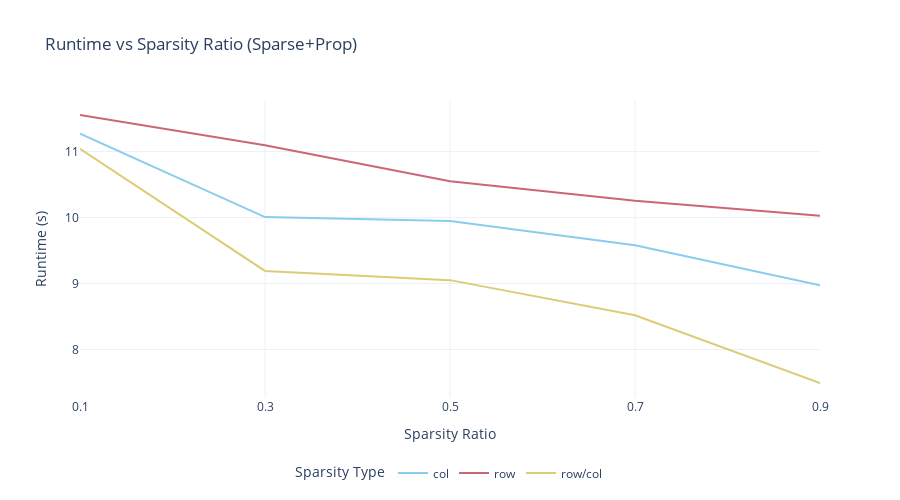

Notebook code cell kept with this figure:
### Code cell
data = load("graph-data/bert-col-5.txt")
data.extend(load("graph-data/bert-row-5.txt"))
data.extend(load("graph-data/bert-row-col-5.txt"))
plotly_sparsity(data)

### Figure 1 — Plotly figure (JSON) as saved in the notebook; plotly's stock layout.template omitted (floating-point values rounded to 4 significant figures)
{"data": [{"line": {"color": "rgb(136, 204, 238)"}, "mode": "lines", "name": "col", "type": "scatter", "x": ["0.1", "0.3", "0.5", "0.7", "0.9"], "y": [11.27, 10.01, 9.947, 9.58, 8.972]}, {"line": {"color": "rgb(204, 102, 119)"}, "mode": "lines", "name": "row", "type": "scatter", "x": ["0.1", "0.3", "0.5", "0.7", "0.9"], "y": [11.56, 11.1, 10.55, 10.26, 10.03]}, {"line": {"color": "rgb(221, 204, 119)"}, "mode": "lines", "name": "row/col", "type": "scatter", "x": ["0.1", "0.3", "0.5", "0.7", "0.9"], "y": [11.04, 9.191, 9.052, 8.518, 7.49]}], "layout": {"height": 500, "legend": {"orientation": "h", "title": {"text": "Sparsity Type"}, "x": 0.5, "xanchor": "center", "y": -0.3, "yanchor": "bottom"}, "title": {"text": "Runtime vs Sparsity Ratio (Sparse+Prop)"}, "xaxis": {"title": {"text": "Sparsity Ratio"}}, "yaxis": {"title": {"text": "Runtime (s)"}}}}
